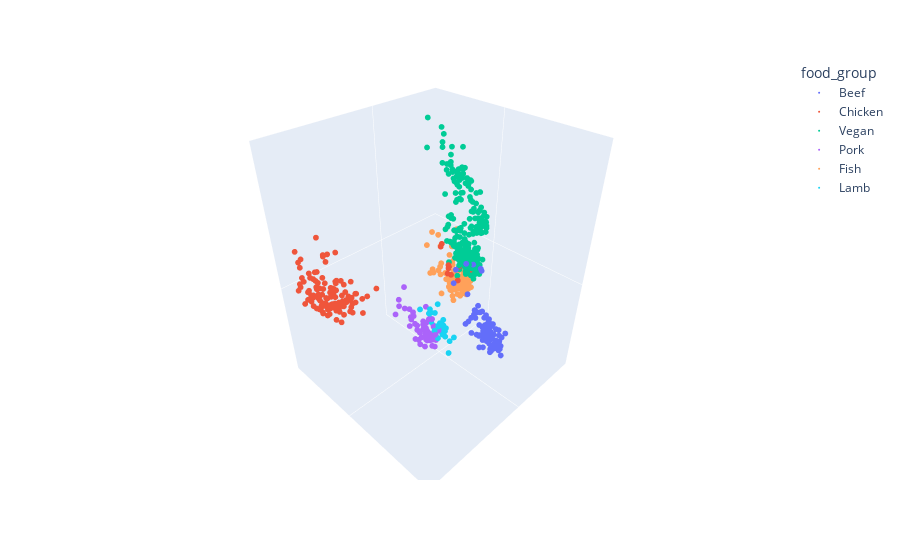

The notebook cell this image was saved under:
### Code cell
fig = px.scatter_3d(df_full_pca, x='PC_1', y='PC_2', z='PC_3', color='food_group')
fig.update_traces(marker=dict(size=2))
fig.update_layout(scene = dict(xaxis_title='',yaxis_title='',zaxis_title=''))
"""
fig.update_layout(legend=dict(
    yanchor="bottom",
    y=0.3,
    xanchor="right",
    x=0.95
))
fig.update_layout(legend= {'itemsizing': 'constant'})
"""
fig.update_layout(scene = dict(
                    xaxis = dict(ticktext= [],tickvals= []),
                    yaxis = dict(ticktext= [],tickvals= []),
                    zaxis = dict(ticktext= [],tickvals= [])
                    ))

fig.show()
